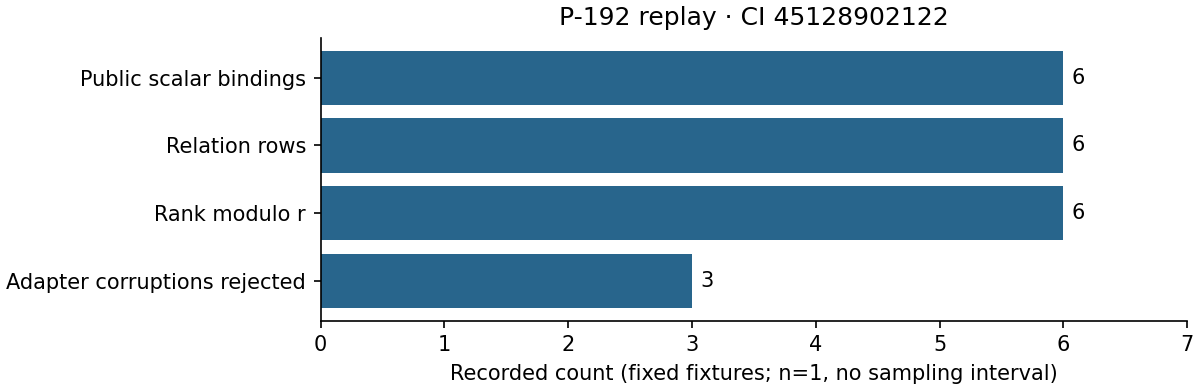

Reproduce this figure in Python.
"""Render already-recorded fixture counts; no cryptographic computation."""
import json
from pathlib import Path
import matplotlib
matplotlib.use("Agg")
import matplotlib.pyplot as plt

root = Path(__file__).resolve().parent
data = json.loads((root / "evidence/ci-replay/certificate-summary.json").read_text())
labels = ["Public scalar bindings", "Relation rows", "Rank modulo r", "Adapter corruptions rejected"]
values = [data[k] for k in ("known_scalar_bindings", "relation_rows", "rank_mod_r", "adapter_corruptions_rejected")]
plt.rcParams["svg.fonttype"] = "none"
fig, ax = plt.subplots(figsize=(8, 2.6), layout="constrained")
bars = ax.barh(labels[::-1], values[::-1], color="#28658c")
ax.bar_label(bars, padding=4)
ax.set_xlim(0, 7)
ax.set_xlabel("Recorded count (fixed fixtures; n=1, no sampling interval)")
ax.set_title("P-192 replay · CI 45128902122")
ax.spines[["top", "right"]].set_visible(False)
fig.savefig(root / "checks.svg")
fig.savefig(root / "checks.png", dpi=150)
